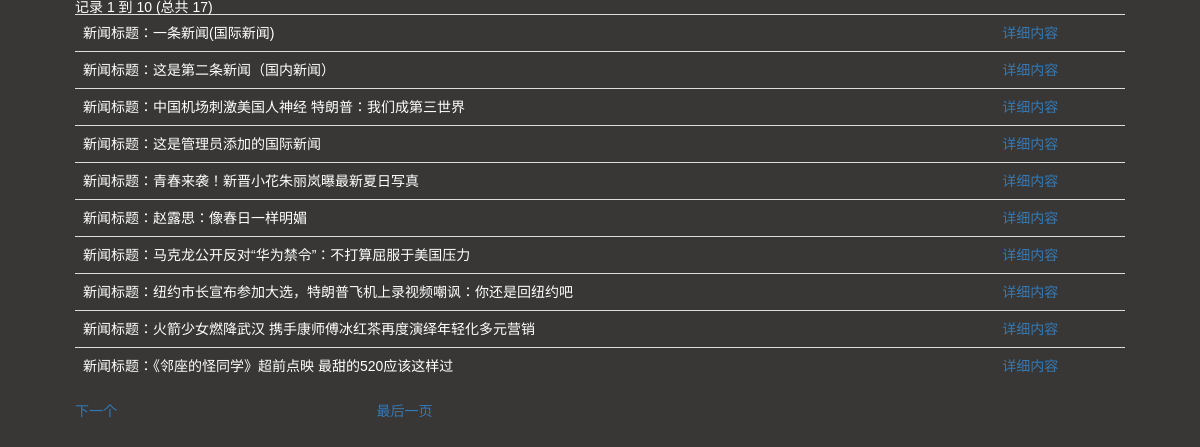
/-php-/news/type.php?id=1, run on the app's committed database.
### tables this page shows
CREATE TABLE IF NOT EXISTS `news` (
  `news_id` int(20) NOT NULL AUTO_INCREMENT,
  `news_title` varchar(50) NOT NULL,
  `news_type` varchar(20) NOT NULL,
  `news_content` text,
  `news_date` date NOT NULL,
  `news_author` varchar(20) DEFAULT NULL,
  `bin_data` longblob NOT NULL,
  PRIMARY KEY (`news_id`)
);

### -php-/news/type.php (the view, shortened to what this page needs)
<?php require_once('Connections/news.php'); ?>
<?php
if (!function_exists("GetSQLValueString")) {
function GetSQLValueString($theValue, $theType, $theDefinedValue = "", $theNotDefinedValue = "")
{
  $theValue = function_exists("mysql_real_escape_string") ? mysql_real_escape_string($theValue) : mysql_escape_string($theValue);
  switch ($theType) {
    case "long":
    case "int":
      $theValue = ($theValue != "") ? intval($theValue) : "NULL";
      break;
  }
  return $theValue;
}
}
$currentPage = $_SERVER["PHP_SELF"];
$maxRows_Recordset1 = 10;
$pageNum_Recordset1 = 0;
$startRow_Recordset1 = $pageNum_Recordset1 * $maxRows_Recordset1;
$colname_Recordset1 = "-1";
if (isset($_GET['id'])) {
  $colname_Recordset1 = $_GET['id'];
}
$query_Recordset1 = sprintf("SELECT * FROM news WHERE news_type = %s ORDER BY news_id ASC", GetSQLValueString($colname_Recordset1, "int"));
$query_limit_Recordset1 = sprintf("%s LIMIT %d, %d", $query_Recordset1, $startRow_Recordset1, $maxRows_Recordset1);
$Recordset1 = mysql_query($query_limit_Recordset1, $news) or die(mysql_error());
$row_Recordset1 = mysql_fetch_assoc($Recordset1);
if (isset($_GET['totalRows_Recordset1'])) {
  $totalRows_Recordset1 = $_GET['totalRows_Recordset1'];
} else {
  $all_Recordset1 = mysql_query($query_Recordset1);
  $totalRows_Recordset1 = mysql_num_rows($all_Recordset1);
}
$totalPages_Recordset1 = ceil($totalRows_Recordset1/$maxRows_Recordset1)-1;
$queryString_Recordset1 = "";
if (!empty($_SERVER['QUERY_STRING'])) {
  $params = explode("&", $_SERVER['QUERY_STRING']);
  $newParams = array();
  foreach ($params as $param) {
    if (stristr($param, "pageNum_Recordset1") == false &&
        stristr($param, "totalRows_Recordset1") == false) {
      array_push($newParams, $param);
    }
  }
  if (count($newParams) != 0) {
    $queryString_Recordset1 = "&" . htmlentities(implode("&", $newParams));
  }
}
$queryString_Recordset1 = sprintf("&totalRows_Recordset1=%d%s", $totalRows_Recordset1, $queryString_Recordset1);
?>
<!DOCTYPE html>
<html>
<head>
        <link href="css/bootstrap/3.3.7/bootstrap.min.css" rel="stylesheet">
        <link href="css/reset.min.css" rel="stylesheet">
    	<link href="css/style.css" rel="stylesheet">
</head>
<body>
     <div class="container">
      <div>
      	<table class="table">
            	<?php if ($totalRows_Recordset1 > 0) {  ?>
            <tbody>
            	<?php do { ?>
               <tr>
                 <td>新闻标题：<?php echo $row_Recordset1['news_title']; ?></td>
                 <td><a href="newscontent.php?news_id=<?php echo $row_Recordset1['news_id']; ?>">详细内容</a></td>
               </tr>
             <?php } while ($row_Recordset1 = mysql_fetch_assoc($Recordset1)); ?>
            </tbody>
        </table>
      </div>
      <table width="67%" border="0">
                    <tr>
                      <td><?php if ($pageNum_Recordset1 < $totalPages_Recordset1) {  ?>
                          <a href="<?php printf("%s?pageNum_Recordset1=%d%s", $currentPage, min($totalPages_Recordset1, $pageNum_Recordset1 + 1), $queryString_Recordset1); ?>">下一个</a>
                          <?php }  ?></td>
                      <td><?php if ($pageNum_Recordset1 < $totalPages_Recordset1) {  ?>
                          <a href="<?php printf("%s?pageNum_Recordset1=%d%s", $currentPage, $totalPages_Recordset1, $queryString_Recordset1); ?>">最后一页</a>
                          <?php }  ?></td>
                    </tr>
                  </table>
            <?php }  ?>
    </div>
</body>
</html>

### data on the page
news: news_title "一条新闻(国际新闻)"
news: news_title "这是第二条新闻（国内新闻）"
news: news_title "中国机场刺激美国人神经 特朗普：我们成第三世界"
news: news_title "这是管理员添加的国际新闻"
news: news_title "青春来袭！新晋小花朱丽岚曝最新夏日写真"
news: news_title "赵露思：像春日一样明媚"
news: news_title "马克龙公开反对“华为禁令”：不打算屈服于美国压力"
news: news_title "纽约市长宣布参加大选，特朗普飞机上录视频嘲讽：你还是回纽约吧"
news: news_title "火箭少女燃降武汉 携手康师傅冰红茶再度演绎年轻化多元营销"
news: news_title "《邻座的怪同学》超前点映 最甜的520应该这样过"
